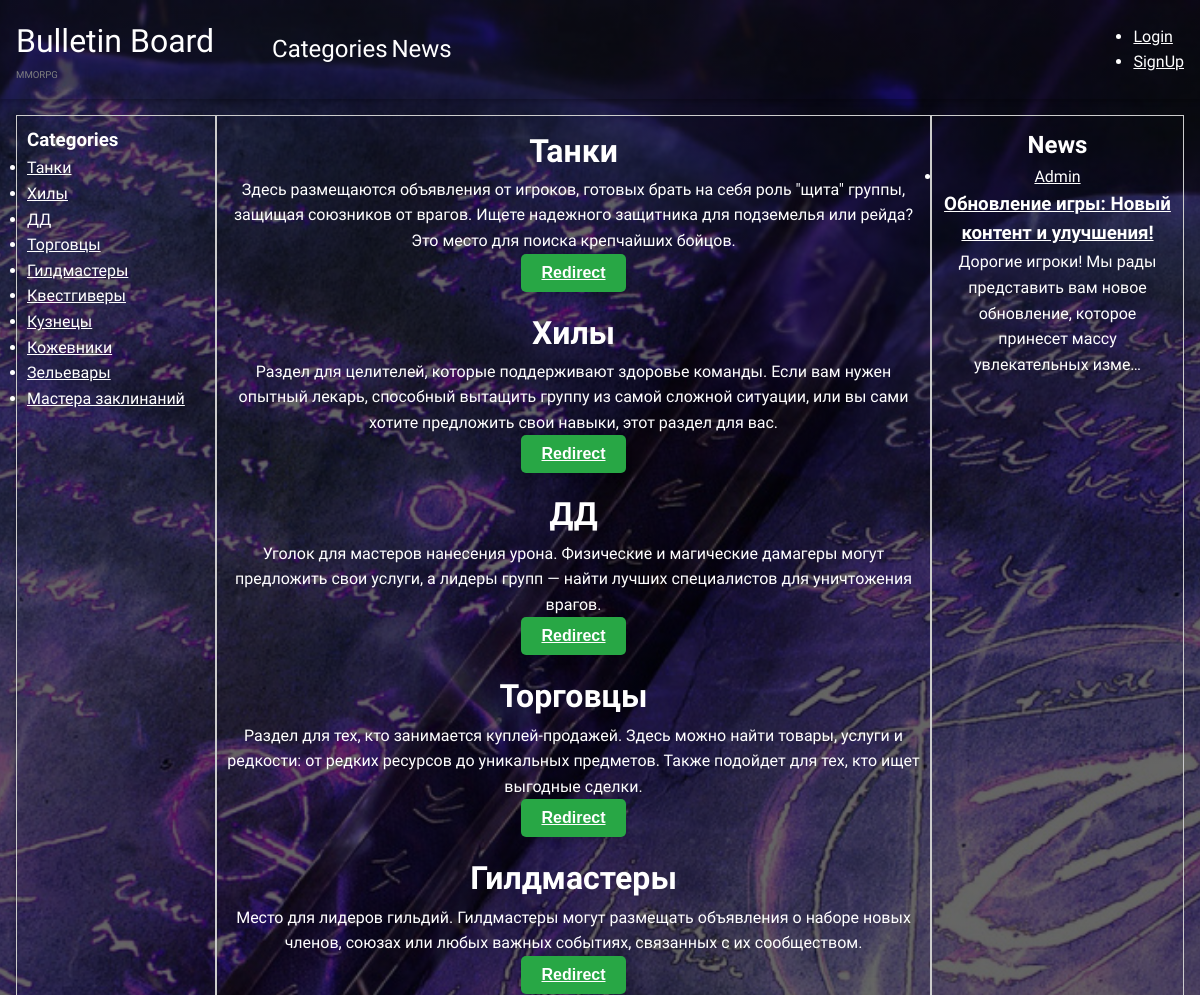
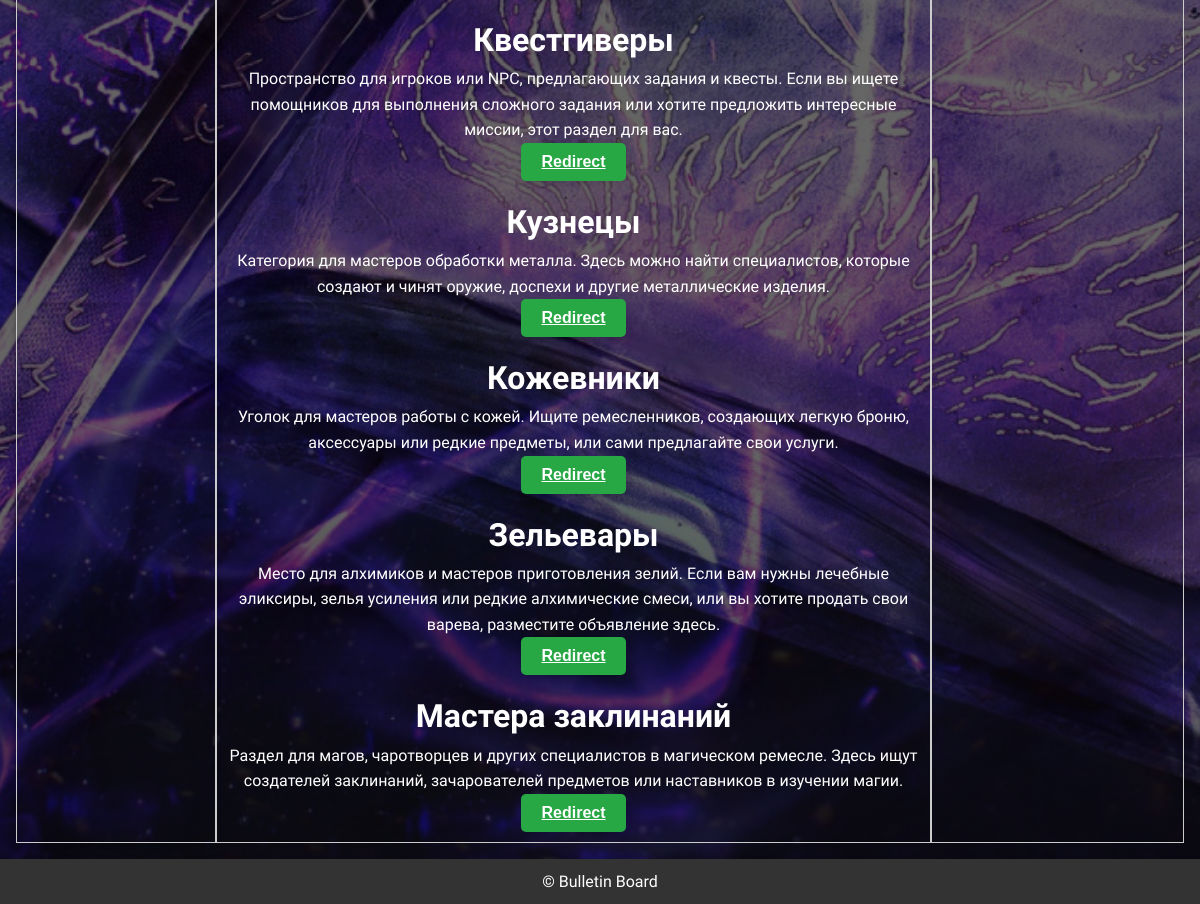
/board/categories/, run on the app's committed database (2 pictures, top to bottom).
### board/models.py (models this page shows, shortened)
class Category(models.Model):
    class Meta:
        verbose_name = 'Category'
        verbose_name_plural = 'Categories'
    name = models.CharField(max_length=150)
    slug = models.SlugField(
        max_length=255, unique=True, db_index=True, verbose_name="URL",
        blank=True)
    descriptions = models.TextField(blank=True)
    image = models.ImageField(
        upload_to='categories/images/', null=True, blank=True)

class Post(models.Model):
    author = models.ForeignKey(User, on_delete=models.CASCADE)
    title = models.CharField(max_length=150, blank=False)
    text = models.TextField()
    created_date = models.DateTimeField(auto_now_add=True)
    image = models.ImageField(
        upload_to='posts/images/', null=True, blank=True)
    video = models.FileField(
        upload_to='posts/videos', null=True, blank=True)
    slug = models.SlugField(
        max_length=255, unique=True, db_index=True, verbose_name="URL",
        blank=True)

### board/views.py (the view)
class CategoryListView(View):
    def get_context_data(self, request):
        posts = Post.objects.all()
        categories = Category.objects.all()
        return {
            'categories': categories,
            'posts': posts,
        }
    def get(self, request):
        context = self.get_context_data(request)
        return render(request, 'board/categories.html', context)

### templates/board/categories.html (shortened to what this page needs)
{% extends 'default.html' %}
{% load i18n %}
{% block side-left %}
<section>
    <h1>{% trans 'Categories' %}</h1>
</section>
<section>
    <ul class="categories">
    {% for category in categories %}
        <li class="category">
            <a href="{% url 'BoardsInCategory' category.pk category.slug %}">{{category.name}}</a>
        </li>
    {% endfor %}
    </ul>
</section>
{% endblock side-left %}
{% block content %}
    {% for category in categories %}
    <div>
        <h1>{{category.name}}</h1>
        <p>{{category.descriptions}}</p>
        <button class="green-button"><a href="{% url 'BoardsInCategory' category.pk category.slug %}">Redirect</a></button>
    </div>
    {% endfor %}
{% endblock content %}
{% block side-right %}
<section>
    <h1>{% trans 'News' %}</h1>
</section>
<section class="posts">
    <ul>
    {% for post in posts %}
        <li>
            <a href="#">{{ post.author }}</a>
            <h3><a href="{% url 'PostDetail' post.pk post.slug %}">{{ post.title }}</a></h3>
            <p>{{ post.text|truncatechars:100 }}</p>
        </li>
    {% endfor %}
    </ul>
</section>
{% endblock side-right %}

### static/css/styles.css (style rules this page uses)
* { margin: 0; padding: 0; box-sizing: border-box; color: #fff; }
body { height: 100%; font-family: "Philosopher", sans-serif; font-weight: 400; font-style: normal; line-height: 1.6; background: linear-gradient(rgba(0, 0, 0, 0.6), rgba(0, 0, 0, 0.6)), url('/media/images/background/book-dark-magic-kniga-magiia-tiomnaia-magiia-runy.jpg') center / cover no-repeat; background-color: #000; background-size: cover; background-attachment: fixed; }
.green-button { background-color: #28a745; color: #fff; font-size: 16px; font-weight: bold; padding: 10px 20px; border: none; border-radius: 5px; cursor: pointer; transition: background-color 0.3s ease, transform 0.2s ease; box-shadow: 0 4px 6px rgba(0, 0, 0, 0.1); }

### data on the page
Category: name "Танки", descriptions "Здесь размещаются объявления от игроков, готовых брать на себя роль \"щита\" группы, защищая союзников от врагов. Ищете надежного защитника для подземелья или рейда? Это место для поиска крепчайших бойцов."
Category: name "Хилы", descriptions "Раздел для целителей, которые поддерживают здоровье команды. Если вам нужен опытный лекарь, способный вытащить группу из самой сложной ситуации, или вы сами хотите предложить свои навыки, этот раздел для вас."
Category: name "ДД", descriptions "Уголок для мастеров нанесения урона. Физические и магические дамагеры могут предложить свои услуги, а лидеры групп — найти лучших специалистов для уничтожения врагов."
Category: name "Торговцы", descriptions "Раздел для тех, кто занимается куплей-продажей. Здесь можно найти товары, услуги и редкости: от редких ресурсов до уникальных предметов. Также подойдет для тех, кто ищет выгодные сделки."
Category: name "Гилдмастеры", descriptions "Место для лидеров гильдий. Гилдмастеры могут размещать объявления о наборе новых членов, союзах или любых важных событиях, связанных с их сообществом."
Category: name "Квестгиверы", descriptions "Пространство для игроков или NPC, предлагающих задания и квесты. Если вы ищете помощников для выполнения сложного задания или хотите предложить интересные миссии, этот раздел для вас."
Category: name "Кузнецы", descriptions "Категория для мастеров обработки металла. Здесь можно найти специалистов, которые создают и чинят оружие, доспехи и другие металлические изделия."
Category: name "Кожевники", descriptions "Уголок для мастеров работы с кожей. Ищите ремесленников, создающих легкую броню, аксессуары или редкие предметы, или сами предлагайте свои услуги."
Category: name "Зельевары", descriptions "Место для алхимиков и мастеров приготовления зелий. Если вам нужны лечебные эликсиры, зелья усиления или редкие алхимические смеси, или вы хотите продать свои варева, разместите объявление здесь."
Category: name "Мастера заклинаний", descriptions "Раздел для магов, чаротворцев и других специалистов в магическом ремесле. Здесь ищут создателей заклинаний, зачарователей предметов или наставников в изучении магии."
Post: author "Admin", title "Обновление игры: Новый контент и улучшения!", text "Дорогие игроки! Мы рады представить вам новое обновление, которое принесет массу увлекательных изме…"
